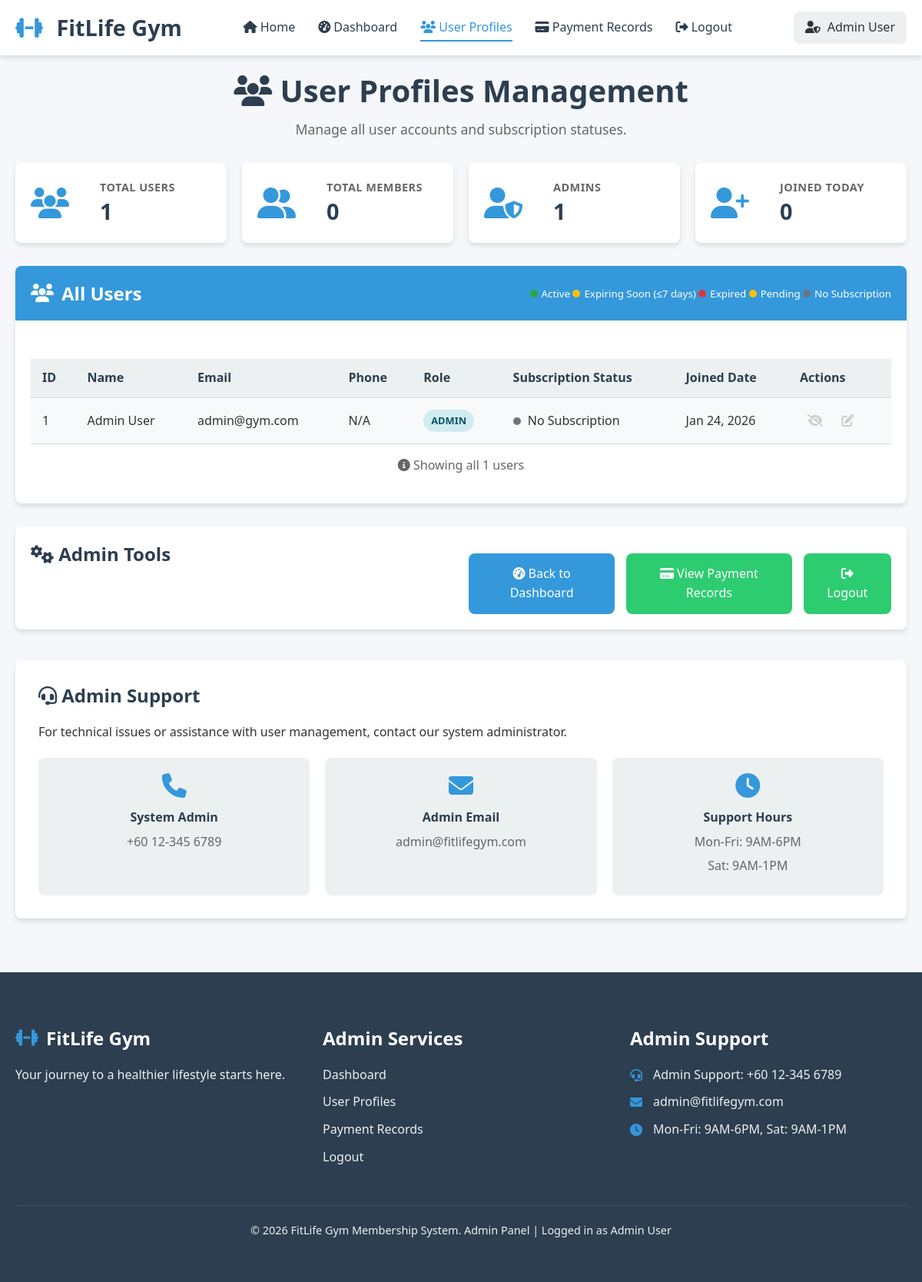
Page /admin_user_profiles.php (signed in) on the committed database.
### tables this page shows
CREATE TABLE users (
    id INT AUTO_INCREMENT PRIMARY KEY,
    name VARCHAR(100) NOT NULL,
    email VARCHAR(100) NOT NULL UNIQUE,
    password VARCHAR(255) NOT NULL,  
    phone VARCHAR(20),
    role ENUM('admin', 'member') DEFAULT 'member',
    loyalty_points INT DEFAULT 0,  
    created_at TIMESTAMP DEFAULT CURRENT_TIMESTAMP
);

### admin_user_profiles.php (the view, shortened to what this page needs)
<?php
require_once "db.php";
$admin_name = $_SESSION["user_name"];
$users_query =
    "SELECT id, name, email, phone, role, created_at FROM users ORDER BY created_at DESC";
$users_result = $conn->query($users_query);
$total_users = $conn
    ->query("SELECT COUNT(*) as count FROM users")
    ->fetch_assoc()["count"];
$total_members = $conn
    ->query("SELECT COUNT(*) as count FROM users WHERE role = 'member'")
    ->fetch_assoc()["count"];
$total_admins = $conn
    ->query("SELECT COUNT(*) as count FROM users WHERE role = 'admin'")
    ->fetch_assoc()["count"];
$today = date("Y-m-d");
$today_users_query = "SELECT COUNT(*) as count FROM users WHERE DATE(created_at) = '$today'";
$today_users_result = $conn->query($today_users_query);
$today_users = $today_users_result->fetch_assoc();
$today_joined = $today_users["count"];
function get_subscription_status_class($user_id, $conn)
{
    $sub_query = $conn->prepare("
        SELECT end_date, status
        FROM subscriptions
        WHERE user_id = ?
        ORDER BY end_date DESC
        LIMIT 1
    ");
    $sub_query->bind_param("i", $user_id);
    $sub_query->execute();
    $sub_result = $sub_query->get_result();
    if ($sub_result->num_rows === 0) {
        return "row-no-subscription";
    }
}
?>
<!DOCTYPE html>
<html lang="en">
<head>
    <link rel="stylesheet" href="style.css">
    <link rel="stylesheet" href="https://cdnjs.cloudflare.com/ajax/libs/font-awesome/6.4.0/css/all.min.css">
</head>
<body>
    <nav class="navbar">
        <div class="container">
            <div class="logo">
                <h1><i class="fas fa-dumbbell"></i> FitLife Gym</h1>
            </div>
            <ul class="nav-links">
                <li><a href="index.php"><i class="fas fa-home"></i> Home</a></li>
                <li><a href="admin_dashboard.php"><i class="fas fa-tachometer-alt"></i> Dashboard</a></li>
                <li><a href="admin_user_profiles.php" class="active"><i class="fas fa-users"></i> User Profiles</a></li>
                <li><a href="admin_payments.php"><i class="fas fa-credit-card"></i> Payment Records</a></li>
                <li><a href="logout.php"><i class="fas fa-sign-out-alt"></i> Logout</a></li>
            </ul>
            <div class="user-info">
                <span><i class="fas fa-user-shield"></i> <?php echo htmlspecialchars(
                    $admin_name,
                ); ?></span>
            </div>
        </div>
    </nav>
    <main class="container">
        <div class="dashboard-header">
            <h1><i class="fas fa-users"></i> User Profiles Management</h1>
            <p class="welcome-message">Manage all user accounts and subscription statuses.</p>
        </div>
        <div class="stats-grid">
            <div class="stat-card">
                <div class="stat-icon">
                    <i class="fas fa-users"></i>
                </div>
                <div class="stat-content">
                    <h3>Total Users</h3>
                    <span class="stat-number"><?php echo $total_users; ?></span>
                </div>
            </div>
            <div class="stat-card">
                <div class="stat-icon">
                    <i class="fas fa-user-friends"></i>
                </div>
                <div class="stat-content">
                    <h3>Total Members</h3>
                    <span class="stat-number"><?php echo $total_members; ?></span>
                </div>
            </div>
            <div class="stat-card">
                <div class="stat-icon">
                    <i class="fas fa-user-shield"></i>
                </div>
                <div class="stat-content">
                    <h3>Admins</h3>
                    <span class="stat-number"><?php echo $total_admins; ?></span>
                </div>
            </div>
            <div class="stat-card">
                <div class="stat-icon">
                    <i class="fas fa-user-plus"></i>
                </div>
                <div class="stat-content">
                    <h3>Joined Today</h3>
                    <span class="stat-number"><?php echo $today_joined; ?></span>
                </div>
            </div>
        </div>
        <div class="dashboard-card">
            <div class="card-header">
                <h3><i class="fas fa-users"></i> All Users</h3>
                <div class="status-legend">
                    <small>
                        <span class="status-indicator-small status-active"></span>Active
                        <span class="status-indicator-small status-expiring-soon"></span>Expiring Soon (≤7 days)
                        <span class="status-indicator-small status-expired"></span>Expired
                        <span class="status-indicator-small status-pending"></span>Pending
                        <span class="status-indicator-small status-none"></span>No Subscription
                    </small>
                </div>
            </div>
            <div class="card-body">
                <?php if ($users_result && $users_result->num_rows > 0): ?>
                    <div class="table-responsive">
                        <table class="data-table">
                            <thead>
                                <tr>
                                    <th>ID</th>
                                    <th>Name</th>
                                    <th>Email</th>
                                    <th>Phone</th>
                                    <th>Role</th>
                                    <th>Subscription Status</th>
                                    <th>Joined Date</th>
                                    <th>Actions</th>
                                </tr>
                            </thead>
                            <tbody>
                                <?php while ($user = $users_result->fetch_assoc()):
                                    $status_class = get_subscription_status_class(
                                        $user["id"],
                                        $conn,
                                    );
                                    $status_text = "";
                                    $status_indicator = "";
                                    switch ($status_class) {
                                        default:
                                            $status_text = "No Subscription";
                                            $status_indicator = "status-none";
                                            break;
                                    }
                                    ?>
                                    <tr class="<?php echo $status_class; ?>">
                                        <td><?php echo $user["id"]; ?></td>
                                        <td><?php echo htmlspecialchars(
                                            $user["name"],
                                        ); ?></td>
                                        <td><?php echo htmlspecialchars(
                                            $user["email"],
                                        ); ?></td>
                                        <td><?php echo htmlspecialchars(
                                            $user["phone"] ?: "N/A",
                                        ); ?></td>
                                        <td>
                                            <span class="role-badge role-<?php echo strtolower(
                                                $user["role"],
                                            ); ?>">
                                                <?php echo ucfirst(
                                                    $user["role"],
                                                ); ?>
                                            </span>
                                        </td>
                                        <td>
                                            <span class="status-indicator-small <?php echo $status_indicator; ?>"></span>
                                            <?php echo $status_text; ?>
                                        </td>
                                        <td><?php echo date(
                                            "M j, Y",
                                            strtotime($user["created_at"]),
                                        ); ?></td>
                                        <td>
                                            <?php if ($user["role"] === "member"): ?>
                                                <a href="member_dashboard.php?user_id=<?php echo $user[
                                                    "id"
                                                ]; ?>" class="btn-action" title="View Profile">
                                                    <i class="fas fa-eye"></i>
                                                </a>
                                                <a href="edit_profile.php?user_id=<?php echo $user[
                                                    "id"
                                                ]; ?>" class="btn-action" title="Edit Profile">
                                                    <i class="fas fa-edit"></i>
                                                </a>
                                            <?php else: ?>
                                                <span class="action-disabled" title="Cannot manage admin accounts">
                                                    <i class="fas fa-eye-slash"></i>
                                                </span>
                                                <span class="action-disabled" title="Cannot edit admin accounts">
                                                    <i class="fas fa-edit"></i>
                                                </span>
                                            <?php endif; ?>
                                        </td>
                                    </tr>
                                <?php
                                endwhile; ?>
                            </tbody>
                        </table>
                    </div>
                    <p style="text-align: center; margin-top: 15px; color: #666;">
                        <i class="fas fa-info-circle"></i> Showing all <?php echo $total_users; ?> users
                    </p>
                <?php endif; ?>
            </div>
        </div>
        <div class="admin-actions" style="margin-top: 30px; padding: 20px; background-color: white; border-radius: var(--border-radius); box-shadow: var(--shadow);">
            <h3><i class="fas fa-cogs"></i> Admin Tools</h3>
            <div class="action-buttons" style="display: flex; gap: 15px; margin-top: 15px;">
                <a href="admin_dashboard.php" class="btn btn-primary">
                    <i class="fas fa-tachometer-alt"></i> Back to Dashboard
                </a>
                <a href="admin_payments.php" class="btn btn-secondary">
                    <i class="fas fa-credit-card"></i> View Payment Records
                </a>
                <a href="logout.php" class="btn btn-secondary">
                    <i class="fas fa-sign-out-alt"></i> Logout
                </a>
            </div>
        </div>
        <div class="contact-support" style="margin-top: 40px;">
            <h3><i class="fas fa-headset"></i> Admin Support</h3>
            <p>For technical issues or assistance with user management, contact our system administrator.</p>
            <div class="contact-options">
                <div class="contact-option">
                    <i class="fas fa-phone"></i>
                    <h4>System Admin</h4>
                    <p>+60 12-345 6789</p>
                </div>
                <div class="contact-option">
                    <i class="fas fa-envelope"></i>
                    <h4>Admin Email</h4>
                    <p>admin@fitlifegym.com</p>
                </div>
                <div class="contact-option">
                    <i class="fas fa-clock"></i>
                    <h4>Support Hours</h4>
                    <p>Mon-Fri: 9AM-6PM</p>
                    <p>Sat: 9AM-1PM</p>
                </div>
            </div>
        </div>
    </main>
    <footer class="footer">
        <div class="container">
            <div class="footer-content">
                <div class="footer-section">
                    <h3><i class="fas fa-dumbbell"></i> FitLife Gym</h3>
                    <p>Your journey to a healthier lifestyle starts here.</p>
                </div>
                <div class="footer-section">
                    <h3>Admin Services</h3>
                    <ul>
                        <li><a href="admin_dashboard.php">Dashboard</a></li>
                        <li><a href="admin_user_profiles.php">User Profiles</a></li>
                        <li><a href="admin_payments.php">Payment Records</a></li>
                        <li><a href="logout.php">Logout</a></li>
                    </ul>
                </div>
                <div class="footer-section">
                    <h3>Admin Support</h3>
                    <p><i class="fas fa-headset"></i> Admin Support: +60 12-345 6789</p>
                    <p><i class="fas fa-envelope"></i> admin@fitlifegym.com</p>
                    <p><i class="fas fa-clock"></i> Mon-Fri: 9AM-6PM, Sat: 9AM-1PM</p>
                </div>
            </div>
            <div class="footer-bottom">
                <p>&copy; <?php echo date(
                    "Y",
                ); ?> FitLife Gym Membership System. Admin Panel | Logged in as <?php echo htmlspecialchars(
     $admin_name,
 ); ?></p>
            </div>
        </div>
    </footer>
</body>
</html>

### admin_user_profiles.php (style rules this page uses)
.dashboard-header { margin-bottom: 30px; }
.dashboard-header h1 { margin-bottom: 10px; color: var(--dark-color); }
.stats-grid { display: grid; grid-template-columns: repeat(auto-fit, minmax(200px, 1fr)); gap: 20px; margin-bottom: 30px; }
.stat-card { background-color: white; border-radius: var(--border-radius); padding: 20px; box-shadow: var(--shadow); display: flex; align-items: center; gap: 20px; }
.stat-icon { font-size: 2.5rem; color: var(--primary-color); }
.stat-content h3 { font-size: 0.9rem; color: #666; margin-bottom: 5px; text-transform: uppercase; letter-spacing: 0.5px; }
.stat-number { font-size: 1.8rem; font-weight: bold; color: var(--dark-color); }
.role-badge { display: inline-block; padding: 4px 10px; border-radius: 15px; font-size: 0.8rem; font-weight: 600; text-transform: uppercase; }
.role-badge.role-admin { background-color: #d1ecf1; color: #0c5460; }
.action-disabled { display: inline-block; padding: 5px 10px; color: #ccc; cursor: not-allowed; }

### rows in the picture
users: id "1", name "Admin User", email "admin@gym.com", phone "N/A", role "ADMIN", status_text "No Subscription", created_at "Jan 24, 2026"

### other values in the picture
$admin_name "Admin User"
$total_users "1"
$total_members "0"
$total_admins "1"
$today_joined "0"
